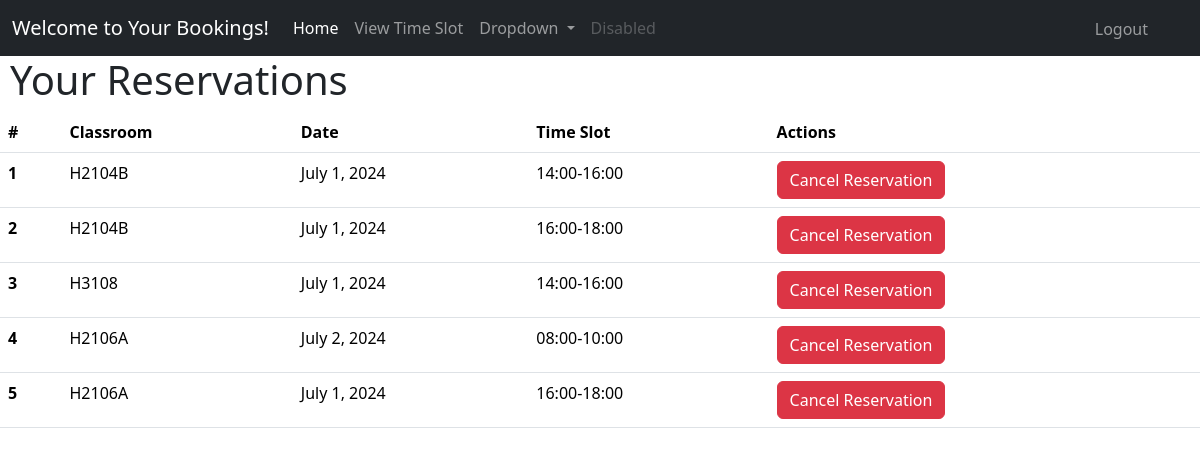
/reservation/user/1/ (signed in), run on the app's committed database.
### reservation/models.py (models this page shows, shortened)
class Reservation(models.Model):
    student = models.ForeignKey(Student, on_delete=models.CASCADE)
    classroom_info = models.ForeignKey(Classroom_info_by_time_slot, on_delete=models.CASCADE, null=True)
    objects = ReservationManager()

class Classroom_info_by_time_slot(models.Model):
    classroom = models.ForeignKey(Classroom, on_delete=models.CASCADE)
    time = models.ForeignKey(Time, on_delete=models.CASCADE)
    availibility = models.BooleanField(default=True)
    objects = ClassroomManager()
    class Meta:
        unique_together = ('classroom', 'time')

class Classroom(models.Model):
    classroom_id = models.CharField(max_length=20, primary_key=True)
    floor = models.IntegerField(default=0)
    capacity = models.IntegerField(default=0)
    equipment = models.JSONField()
    is_meeting_room = models.BooleanField(default=False)  # New field to indicate meeting rooms
    def __str__(self):
        return self.classroom_id

class Time(models.Model):
    date = models.DateField()
    time_slot = models.CharField(max_length=50)

### reservation/views.py (the view)
# urls.py: path('user/<str:student_id>/', views.user_reservation, name='user_reservation'),
@login_required
def user_reservation(request, student_id):
    student = get_object_or_404(Student, student_id=request.user.username)
    reservations = Reservation.objects.student_reservations(student)
    context = {
        'reservations': reservations,
        'user_id': request.user.id,
        }
    return render(request, 'reservation/user_reservation.html', context)

### reservation/models.py (called while the page is built)
    def student_reservations(self, student):
        return self.filter(student=student)

### reservation/templates/reservation/user_reservation.html (shortened to what this page needs)
{% load static %}
<!DOCTYPE html>
<html lang="en">
<head>
    <link rel="stylesheet" href="{% static 'plugins/bootstrap-5.3.3-dist/css/bootstrap.min.css' %}">
</head>
<body>
    <nav class="navbar navbar-expand-lg navbar-dark bg-dark">
        <div class="container-fluid">
            <a class="navbar-brand" href="#">Welcome to Your Bookings!</a>
            <div class="collapse navbar-collapse" id="navbarSupportedContent">
                <ul class="navbar-nav me-auto mb-2 mb-lg-0">
                    <li class="nav-item">
                        <a class="nav-link active" aria-current="page" href="/user/{{user_id}}/profile/" class="btn btn-primary">Home</a>
                    </li>
                    <li class="nav-item">
                        <a class="nav-link" href="/reservation/time/">View Time Slot</a>
                    </li>
                    <li class="nav-item dropdown">
                        <a class="nav-link dropdown-toggle" href="#" role="button" data-bs-toggle="dropdown" aria-expanded="false">
                            Dropdown
                        </a>
                    </li>
                    <li class="nav-item">
                        <a class="nav-link disabled" aria-disabled="true">Disabled</a>
                    </li>
                </ul>
                <ul class="navbar-nav mb-2 mb-lg-0" style="margin-right: 40px;">
                    {% if user.is_authenticated %}
                        <li class="nav-item">
                            <form id="logout-form" action="{% url 'logout' %}" method="post" style="display: inline;">
                                <button type="submit" class="btn btn-link nav-link" style="display: inline; padding: 0; border: none; background: none;">Logout</button>
                            </form>
                        </li>
                    {% else %}
                        <li class="nav-item">
                            <a class="nav-link" href="{% url 'login' %}">Login</a>
                        </li>
                    {% endif %}
                </ul>
            </div>
        </div>
    </nav>
      <h1 style="margin-left: 10px;">Your Reservations</h1>
      <table class="table">
          <thead>
              <tr>
                  <th scope="col">#</th>
                  <th scope="col">Classroom</th>
                  <th scope="col">Date</th>
                  <th scope="col">Time Slot</th>
                  <th scope="col">Actions</th>
              </tr>
          </thead>
          <tbody>
              {% for reservation in reservations %}
              <tr>
                  <th scope="row">{{ forloop.counter }}</th>
                  <td>{{ reservation.classroom_info.classroom }}</td>
                  <td>{{ reservation.classroom_info.time.date }}</td>
                  <td>{{ reservation.classroom_info.time.time_slot }}</td>
                  <td>
                      <form action="{% url 'reservation:cancel_reservation' reservation.id %}" method="post">
                          <button type="submit" class="btn btn-danger">Cancel Reservation</button>
                      </form>
                  </td>
              </tr>
              {% endfor %}
          </tbody>
      </table>
</body>
</html>

### data on the page
Reservation: classroom_info.classroom "H2104B", classroom_info.time "July 1, 2024", classroom_info.time.time_slot "14:00-16:00"
Reservation: classroom_info.classroom "H2104B", classroom_info.time "July 1, 2024", classroom_info.time.time_slot "16:00-18:00"
Reservation: classroom_info.classroom "H3108", classroom_info.time "July 1, 2024", classroom_info.time.time_slot "14:00-16:00"
Reservation: classroom_info.classroom "H2106A", classroom_info.time "July 2, 2024", classroom_info.time.time_slot "08:00-10:00"
Reservation: classroom_info.classroom "H2106A", classroom_info.time "July 1, 2024", classroom_info.time.time_slot "16:00-18:00"
